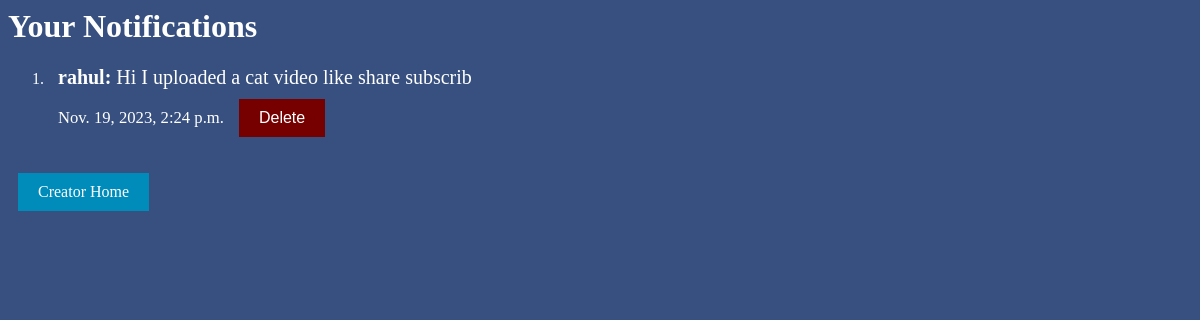
Before: /notification_list/ (signed in) with the older database file.
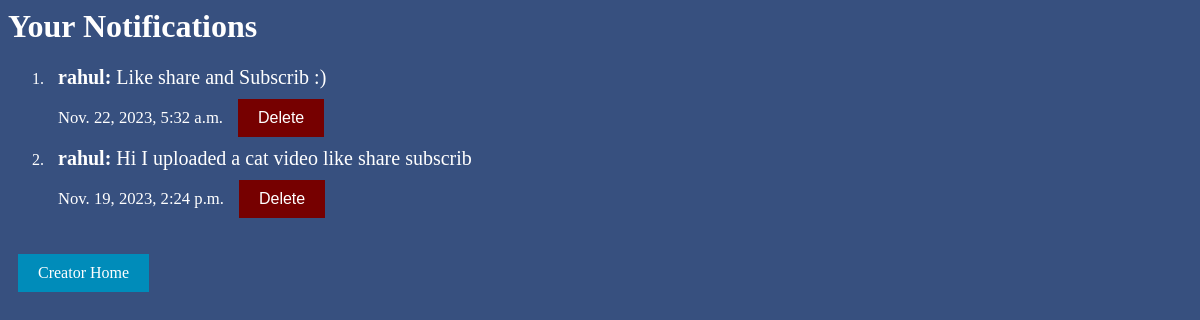
After: the same page with the newer database file.
### datafortress/models.py (models this page shows, shortened)
class Notification(models.Model):
    sender = models.ForeignKey(User, on_delete=models.CASCADE, related_name='notifications_sent')
    recipient = models.ForeignKey(User, related_name='received_notifications', on_delete=models.CASCADE)
    message = models.CharField(max_length=200)
    timestamp = models.DateTimeField(auto_now_add=True)
    phone = models.CharField(max_length=15, default='')
    is_read = models.BooleanField(default=False)

### datafortress/views.py (the view)
# urls.py: path('notification_list/', views.notification_list, name='notification_list'),
@login_required
def notification_list(request):
    notifications = Notification.objects.filter(recipient=request.user).order_by('-timestamp')
    return render(request, 'notification_list.html', {'notifications': notifications})

### templates/notification_list.html
{% load static %}
<link rel="stylesheet" href="{% static 'stylehome.css' %}">
<body>
    <h1 style="color:white;">Your Notifications</h1>
    <ol style="color:white;">
        {% for notification in notifications %}
            <li style="border:0;">
                <div class="list-item">
                    {% if not notification.is_read %}
                        <strong>{{ notification.sender }}:</strong>
                    {% else %}
                        {{ notification.sender }}:
                    {% endif %}
                    {{ notification.message }}
                    <br>
                    <small>{{ notification.timestamp }}</small>
                    <a href="{% url 'delete_notification' notification.id %}">
                        <button type="submit" class='button logout-button'>Delete</button>
                    </a>
                </div>
            </li>
        {% empty %}
            <li>No notifications</li>
        {% endfor %}
    </ol>
    <a class='button login-button' href="{% url 'welcome_creator' %}">Creator Home</a>
</body>

Changed rows visible on the page:
added Notification: sender "rahul", message "Like share and Subscrib :)", timestamp "Nov. 22, 2023, 5:32 a.m."
